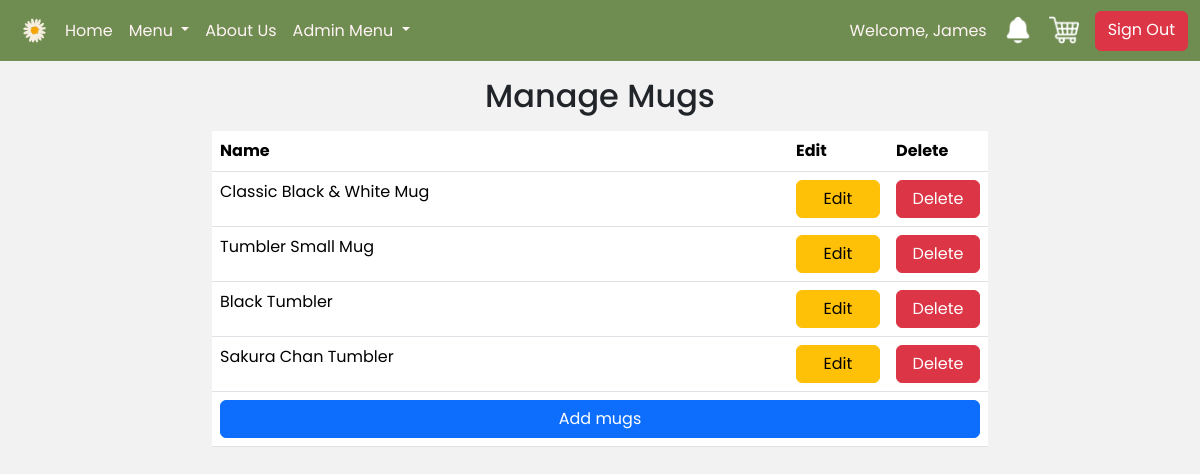
The page /manage_mug.php (signed in) on the database its author committed.
### tables this page shows
CREATE TABLE `goods` (
  `goods_id` int(11) NOT NULL,
  `name` varchar(50) NOT NULL,
  `description` varchar(250) NOT NULL,
  `price` decimal(10,2) NOT NULL,
  `quantity` int(11) NOT NULL,
  `Coffee` varchar(50) NOT NULL,
  `img` varchar(255) NOT NULL
);

### manage_mug.php (the view, shortened to what this page needs)
<?php
    require_once "php/config.php";
    ?>
<!DOCTYPE html>
<html lang="en">
<head>
    <link rel="stylesheet" href="css/bootstrap.min.css">
    <link rel="stylesheet" href="style.css">
</head>
<body>
    <?php include_once "navbar.php" ?>
    <div class="container-fluid my-3">
        <div class="row">
            <div class="col col-md-1 col-lg-2">
            </div>
            <div class="col-12 col-md-10 col-lg-8">
                <h2 class="text-center mb-3">Manage Mugs</h2>
                <div class="table-reponsive">
                    <table class="table table-hover">
                        <thead>
                            <tr>
                                <th>Name</th>
                                <th style="width: 100px;">Edit</th>
                                <th style="width: 100px;">Delete</th>
                            </tr>
                        </thead>
                        <tbody>
                            <?php
                                $query = "SELECT * FROM goods WHERE Coffee = 'mug'";
                                $result = mysqli_query($connect, $query);
                                if(mysqli_num_rows($result) >= 1) {
                                    while ($menu = mysqli_fetch_assoc($result)) {
                            ?>
                                <tr>
                                    <td><?= $menu['name']; ?></td>
                                    <td><a href="updateMenu.php?id=<?= $menu['goods_id']; ?>" class="btn btn-warning w-100">Edit</a></td>
                                    <td><a data-id="<?= $menu['goods_id'];?>" href="manage_mug.php?del=<?= $menu['goods_id']; ?>" class="btn btn-danger w-100 delete-btn">Delete</a></td>
                            <?php } } ?>
                            <tr>
                                <td colspan="3" align="center"><a href="createMug.php" class="btn btn-primary w-100">Add mugs</a></td>
                            </tr>
                        </tbody>
                    </table>
                </div>
            </div>
            <div class="col col-md-1 col-lg-2">
            </div>
        </div>
    </div>
</body>
</html>

### style.css (style rules this page uses)
body { background-color: #f2f2f2; font-family: "Poppins", serif; font-weight: 400; font-style: normal; height: 100vh; margin: 0; padding: 0; display: flex; flex-direction: column; }

### rows shown on the page
goods: name "Classic Black & White Mug"
goods: name "Tumbler Small Mug"
goods: name "Black Tumbler"
goods: name "Sakura Chan Tumbler"

### other values the page prints
$_SESSION['firstname'] "James"
